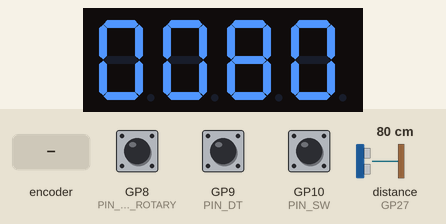
Simulated run of this sketch. Board: Raspberry Pi Pico W. Shown: 4-digit seven-segment display. Wiring (from diagram.json): ultrasonic range finder: trigger GP28; echo GP27. The test bench sets the inputs (shaded band); at power-on: distance to the obstacle (sensor on GP27) 80 cm, GP10 (PIN_SW) HIGH, GP8 (PIN_CLK_ROTARY) HIGH, GP9 (PIN_DT) HIGH. The echo pulse lasts 58.3 µs per cm.

Above: at 1.2 s.
1.3 s: rotary encoder on GP8 (PIN_CLK_ROTARY) / GP9 (PIN_DT) turned 3 steps (first pin leading)
At 2.4 s:
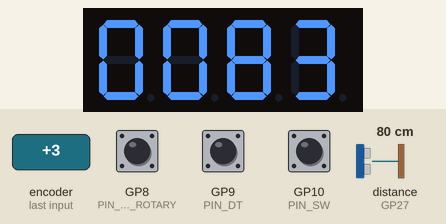
3.4 s: distance to the obstacle (sensor on GP27) set to 2 cm
At 4.4 s:
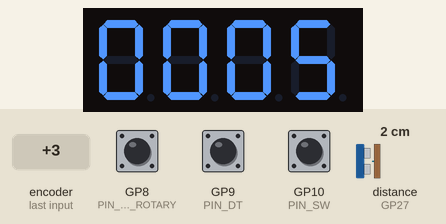
4.9 s: GP10 (PIN_SW) pulled LOW for 0.15 s
At 5.9 s:
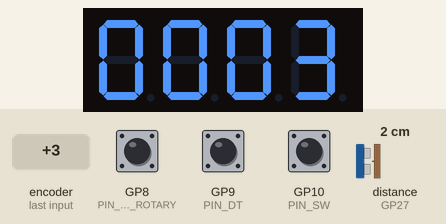
6.5 s: distance to the obstacle (sensor on GP27) set to 4 cm
At 7.7 s:
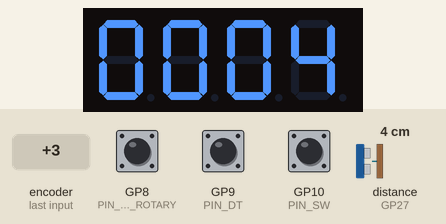
8.0 s: GP10 (PIN_SW) pulled LOW for 1 s
At 8.5 s:
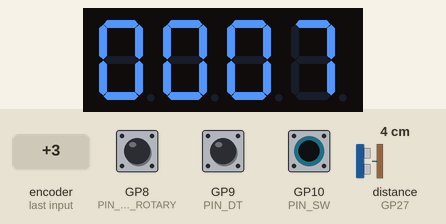
10.5 s: rotary encoder on GP8 (PIN_CLK_ROTARY) / GP9 (PIN_DT) turned 1 step (first pin leading)
At 11.5 s:
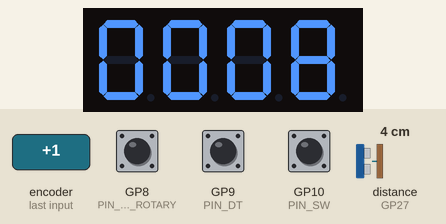
Timing chart, 0 to 13.2 s (numbered marks = the images above; inputs shaded):
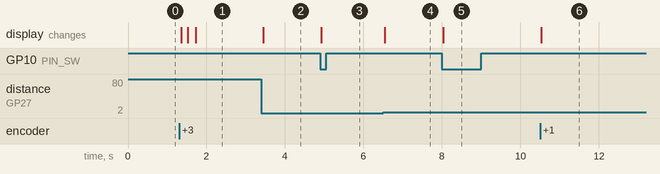

Measured:
- after the input at 1.3 s, the display: first changes after 0.05 s (image 1 shows a later state)
- after the input at 3.4 s, the display: changes after 0.05 s (image 2)
- after the input at 4.9 s, the display: changes at once (image 3)
- after the input at 6.5 s, the display: changes after 0.05 s (image 4)
- after the input at 8.0 s, the display: changes at once (image 5)
- after the input at 10.5 s, the display: changes at once (image 6)

The sketch:

sketch.ino
```cpp
// Now turn this trash into treasure!

#include <TM1637.h>

const int PIN_CLK = 2;
const int PIN_DIO = 3;
const int PIN_TRIG = 28;
const int PIN_ECHO = 27;
const int PIN_CLK_ROTARY = 8;
const int PIN_DT = 9;
const int PIN_SW = 10;

TM1637 numberCounter(PIN_CLK, PIN_DIO);

void setup() {

  // put your setup code here, to run once:
  Serial1.begin(115200);
  // Serial1.println("Hello, Raspberry Pi Pico W!");
  numberCounter.init();
  numberCounter.set(BRIGHT_TYPICAL);
  int last_CLK = HIGH;
  int calibration_value = 0;
  int unit_of_measure = 0;
  pinMode(PIN_TRIG, OUTPUT);
  pinMode(PIN_ECHO, INPUT);
  pinMode(PIN_CLK_ROTARY, INPUT);
  pinMode(PIN_DT, INPUT);
  pinMode(PIN_SW, INPUT_PULLUP);
  attachInterrupt(digitalPinToInterrupt(PIN_CLK_ROTARY), readEncoder, FALLING);
  attachInterrupt(digitalPinToInterrupt(PIN_SW), changeUnit, FALLING);
}


  int last_CLK = HIGH;
  int calibration_value = 0;
  int unit_of_measure = 0; // 0 is centimeter, 1 is inch
void readEncoder() {

  int last_DT = digitalRead(PIN_DT);
  if (last_DT == HIGH) {
    calibration_value ++;
    Serial1.println(calibration_value);
  } else if (last_DT == LOW) {
    calibration_value --;
    Serial1.println(calibration_value);
  }


}

void changeUnit() {

  if (unit_of_measure == 0) {
    unit_of_measure = 1;
  } else {
    unit_of_measure = 0;
  }

}

void loop() {
  // put your main code here, to run repeatedly:
  digitalWrite(PIN_TRIG, HIGH);
  delayMicroseconds(10);
  digitalWrite(PIN_TRIG, LOW);

  int duration = pulseIn(PIN_ECHO, HIGH);
  int cm = duration / 58 + calibration_value;
  int inch = duration / 148 + calibration_value;
  int unitsOfMeasure[2] = {cm, inch};


  /*
  Serial1.print("Duration: ");
  Serial1.println(duration);
  Serial1.print("Distance in CM: ");
  Serial1.println(cm);
  Serial1.print("Distance in inches: ");
  Serial1.println(inch);
  */


  numberCounter.display(0, (unitsOfMeasure[unit_of_measure] / 1000) % 10);
  numberCounter.display(1, (unitsOfMeasure[unit_of_measure] / 100) % 10);
  numberCounter.display(2, (unitsOfMeasure[unit_of_measure] / 10) % 10);
  numberCounter.display(3, unitsOfMeasure[unit_of_measure] / 1 % 10);


  // Serial1.println(unitsOfMeasure[unit_of_measure]);

  // delay(100); // this speeds up the simulation
}
```
